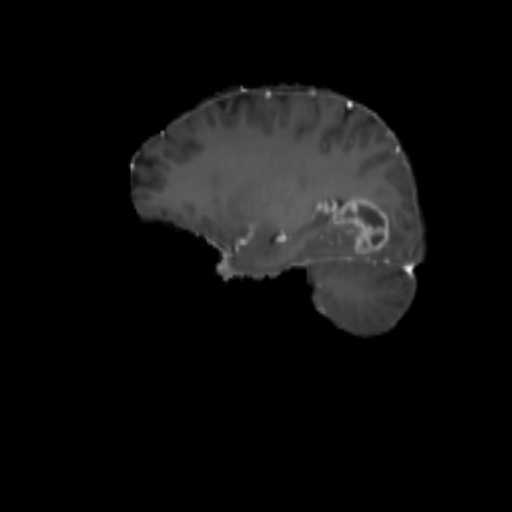
#> input picture submissions-team/andy-chen/model_training/datasets/brain-tumor/train/images/00058_122.jpg, 512 x 512 px; its folder holds 4 pictures in this run
$ jupyter execute --allow-errors data_preprocess_EDA.ipynb
#> lines starting #> are read from the running program, lines starting #| are printed output that depends on the picture
# Brain Tumor - Data Exploration

[cell 1]
# Let's check how many files we have, the input size of the file, and the distribution of the classification
import os
import cv2
import random
import matplotlib.pyplot as plt

# Path to image folder
train_image_folder = 'datasets/brain-tumor/train/images'
val_image_folder = 'datasets/brain-tumor/valid/images'

# Set to store unique image sizes
unique_sizes = set()

# Loop through all files in the training folder
for filename in os.listdir(train_image_folder):
    if filename.endswith(('.jpg', '.png', '.jpeg')):  # Adjust for image formats
        image_path = os.path.join(train_image_folder, filename)

        # Read image with OpenCV
        train_image = cv2.imread(image_path)
#> train_image is the input picture: shape (512, 512, 3); min 0, max 245, mean 14
        height, width, channels = train_image.shape
#> height = 512; width = 512; channels = 3

        # Add the size to the set (set will ensure uniqueness)
        unique_sizes.add((width, height))

# Loop through all files in the validation folder
for filename in os.listdir(val_image_folder):
    if filename.endswith(('.jpg', '.png', '.jpeg')):  # Adjust for image formats
        image_path = os.path.join(val_image_folder, filename)

        # Read image with OpenCV
        val_image = cv2.imread(image_path)
        height, width, channels = val_image.shape

        # Add the size to the set (set will ensure uniqueness)
        unique_sizes.add((width, height))

# Print the unique sizes
for size in unique_sizes:
    print(f"Width: {size[0]}, Height: {size[1]}")

[cell 2]
# Find the distribution of the classes in the training data

# Path to your labels folder
train_labels_folder = 'datasets/brain-tumor/train/labels'

# Initialize counters for tumor (1) and non-tumor (0)
tumor_count = 0
non_tumor_count = 0

# Loop through all text files in the folder
#> (the rest of this cell did not finish here and is left out)

[cell 3]
# Find the distribution of the classes in the validaiton data

# Path to your labels folder
val_labels_folder = 'datasets/brain-tumor/valid/labels'

# Initialize counters for tumor (1) and non-tumor (0)
tumor_count = 0
non_tumor_count = 0

# Loop through all text files in the folder
#> (the rest of this cell did not finish here and is left out)

[cell 4]
# Path to your training dataset
train_image_folder = 'datasets/brain-tumor/train/images'

# Get all image files in the folder
image_files = [f for f in os.listdir(train_image_folder) if f.lower().endswith(('.png', '.jpg', '.jpeg'))]

# Randomly select 10 images
random_images = random.sample(image_files, min(10, len(image_files)))

# Display images with labels and bounding boxes
plt.figure(figsize=(15, 10))
for i, img_name in enumerate(random_images):
    img_path = os.path.join(train_image_folder, img_name)
    label_path = os.path.join(train_labels_folder, img_name.rsplit('.', 1)[0] + '.txt')

    # Read and process image
    img = cv2.imread(img_path)
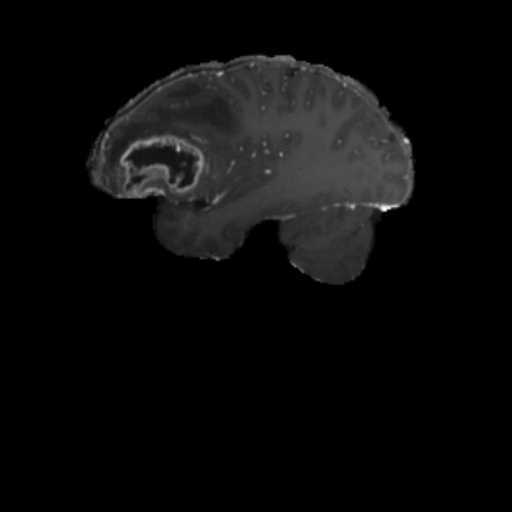
#> input picture submissions-team/andy-chen/model_training/datasets/brain-tumor/train/images/00095_263.jpg, 512 x 512 px
#> img is the input picture: shape (512, 512, 3); min 0, max 255, mean 11.3
    if img is None:
        print(f"Failed to load image: {img_path}")
        continue
    img = cv2.cvtColor(img, cv2.COLOR_BGR2RGB)

    # Draw bounding boxes if label file exists
    if os.path.exists(label_path):
        with open(label_path, 'r') as f:
            for line in f.readlines():
                data = line.strip().split()
                classification = int(data[0])
                x_center, y_center, width, height = map(float, data[1:])

                # Convert normalized coordinates to pixel values
                h, w, _ = img.shape
                x_center, y_center = int(x_center * w), int(y_center * h)
                width, height = int(width * w), int(height * h)

                # Calculate box coordinates
                x1, y1 = x_center - width // 2, y_center - height // 2
                x2, y2 = x_center + width // 2, y_center + height // 2

                # Draw bounding box
                color = (255, 0, 0) if classification == 1 else (0, 255, 0)
                label = 'Tumor' if classification == 1 else 'No Tumor'
                cv2.rectangle(img, (x1, y1), (x2, y2), color, 2)
                cv2.putText(img, label, (x1, y1 - 10), cv2.FONT_HERSHEY_SIMPLEX, 0.9, color, 2)

    # Plot the image
    plt.subplot(2, 5, i + 1)
    plt.imshow(img)
    plt.title(img_name)
    plt.axis('off')

plt.tight_layout()
plt.show()
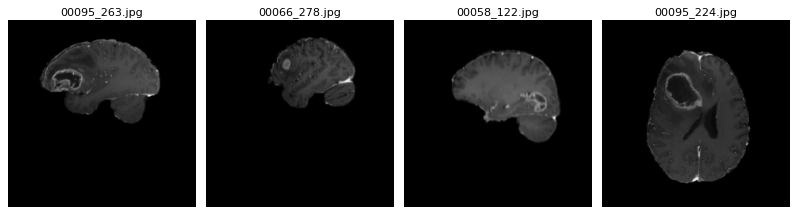
#> figure drawn by matplotlib, 4 panels
